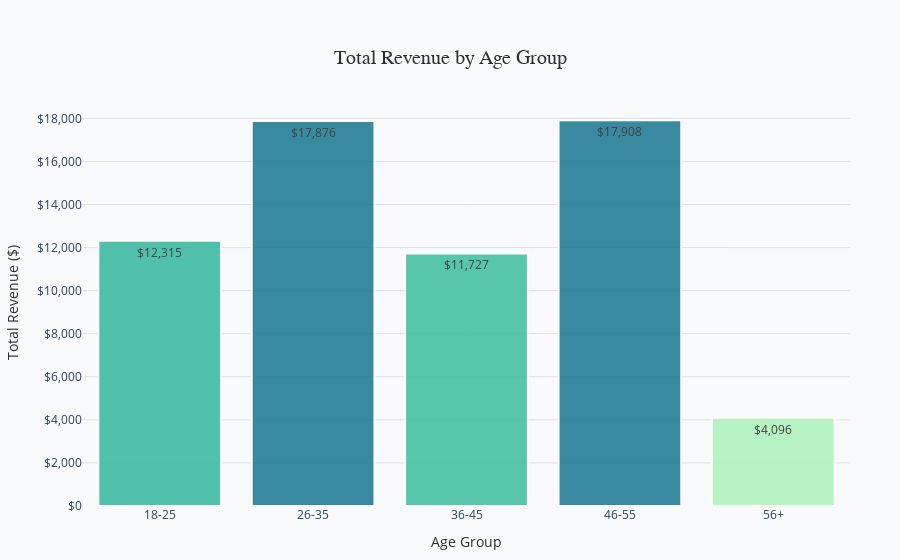

The notebook cell saved with this chart:
### Markdown cell above
#### 👥 **Sales by Age Group**

Who’s buying the most? Let’s break it down by age group to find out!

How I Did It:

- Split customers into age groups like 18–25, 26–35, and so on.
- Added up the total sales for each group.
- Showed the results in a color-coded bar chart.

What We Found:
- 26–35 and 46–55 age groups are the biggest spenders, with $17,876 and $17,908.
- 18–25 spent $12,315, and 36–45 spent $11,727.
- 56+ spent the least at $4,096.

Why It Matters:

- Yakira Bella can now focus on the 26–35 and 46–55 groups with special ads or products they’ll love, since they’re spending the most.

### Code cell
import pandas as pd
import plotly.graph_objects as go

# Load the second sheet
df = pd.read_excel('/Users/er/Desktop/Yakira Bella Test/project/Presentation/Final_Analyst_Project_Complete.xlsx', sheet_name=1)

# Define age groups
bins = [18, 25, 35, 45, 55, float('inf')]
labels = ['18-25', '26-35', '36-45', '46-55', '56+']
df['Age Group'] = pd.cut(df['Age'], bins=bins, labels=labels, include_lowest=True)

# Calculate total revenue by age group
revenue_by_age_group = df.groupby('Age Group')['Total Revenue'].sum().reset_index()

# Create a bar chart
fig = go.Figure()

# Add bars
fig.add_trace(go.Bar(
    x=revenue_by_age_group['Age Group'],
    y=revenue_by_age_group['Total Revenue'],
    marker=dict(
        color=revenue_by_age_group['Total Revenue'],
        colorscale='Tealgrn',  # Teal-to-green gradient
        showscale=False,
        line=dict(width=2, color='#FFFFFF')
    ),
    text=[f'${revenue:,.0f}' for revenue in revenue_by_age_group['Total Revenue']],
    textposition='auto',
    textfont=dict(size=12, color='#2D2D2D')
))

# Customize the layout
fig.update_layout(
    title=dict(
        text='Total Revenue by Age Group',
        font=dict(size=20, color='#2D2D2D', family='Arial, bold'),
        x=0.5,
        xanchor='center',
        yanchor='top',
        pad=dict(t=20)
    ),
    xaxis=dict(
        title='Age Group',
        titlefont=dict(size=14, color='#2D2D2D'),
        tickfont=dict(size=12),
        showgrid=False
    ),
    yaxis=dict(
        title='Total Revenue ($)',
        titlefont=dict(size=14, color='#2D2D2D'),
        tickfont=dict(size=12),
        gridcolor='#E0E0E0',
        zeroline=False,
        tickformat='$,.0f'
    ),
    plot_bgcolor='#F9FAFB',  # Soft off-white background
    paper_bgcolor='#F9FAFB',
    margin=dict(l=50, r=50, t=100, b=50),
    showlegend=False,
    hovermode='x'
)

# Add hover effect
fig.update_traces(
    opacity=0.9,
    hovertemplate='<b>Age Group</b>: %{x}<br><b>Revenue</b>: $%{y:,.0f}<extra></extra>'
)

# Show the plot
fig.show()

### Figure 1 — Plotly figure (JSON) as saved in the notebook; plotly's stock layout.template omitted (floating-point values rounded to 4 significant figures)
{"data": [{"hovertemplate": "<b>Age Group</b>: %{x}<br><b>Revenue</b>: $%{y:,.0f}<extra></extra>", "marker": {"color": [12310.0, 17880.0, 11730.0, 17910.0, 4096], "colorscale": [[0, "rgb(176, 242, 188)"], [0.1667, "rgb(137, 232, 172)"], [0.3333, "rgb(103, 219, 165)"], [0.5, "rgb(76, 200, 163)"], [0.6667, "rgb(56, 178, 163)"], [0.8333, "rgb(44, 152, 160)"], [1, "rgb(37, 125, 152)"]], "line": {"color": "#FFFFFF", "width": 2}, "showscale": false}, "opacity": 0.9, "text": ["$12,315", "$17,876", "$11,727", "$17,908", "$4,096"], "textfont": {"color": "#2D2D2D", "size": 12}, "textposition": "auto", "type": "bar", "x": ["18-25", "26-35", "36-45", "46-55", "56+"], "y": [12310.0, 17880.0, 11730.0, 17910.0, 4096]}], "layout": {"hovermode": "x", "margin": {"b": 50, "l": 50, "r": 50, "t": 100}, "paper_bgcolor": "#F9FAFB", "plot_bgcolor": "#F9FAFB", "showlegend": false, "title": {"font": {"color": "#2D2D2D", "family": "Arial, bold", "size": 20}, "pad": {"t": 20}, "text": "Total Revenue by Age Group", "x": 0.5, "xanchor": "center", "yanchor": "top"}, "xaxis": {"showgrid": false, "tickfont": {"size": 12}, "title": {"font": {"color": "#2D2D2D", "size": 14}, "text": "Age Group"}}, "yaxis": {"gridcolor": "#E0E0E0", "tickfont": {"size": 12}, "tickformat": "$,.0f", "title": {"font": {"color": "#2D2D2D", "size": 14}, "text": "Total Revenue ($)"}, "zeroline": false}}}
